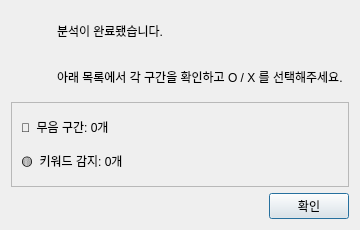
<?xml version="1.0" encoding="UTF-8"?>
<ui version="4.0">
 <class>AlertPopup</class>
 <widget class="QDialog" name="AlertPopup">
  <property name="geometry">
   <rect>
    <x>0</x>
    <y>0</y>
    <width>360</width>
    <height>230</height>
   </rect>
  </property>
  <property name="minimumSize">
   <size>
    <width>360</width>
    <height>200</height>
   </size>
  </property>
  <property name="windowTitle">
   <string>분석 완료</string>
  </property>
  <layout class="QVBoxLayout" name="verticalLayout_main">
   <item>
    <layout class="QHBoxLayout" name="layout_top">
     <item>
      <widget class="QLabel" name="label_icon">
       <property name="minimumSize">
        <size>
         <width>40</width>
         <height>40</height>
        </size>
       </property>
       <property name="maximumSize">
        <size>
         <width>40</width>
         <height>40</height>
        </size>
       </property>
       <property name="text">
        <string/>
       </property>
       <property name="pixmap">
        <pixmap>icons/편집완료 아이콘.png</pixmap>
       </property>
       <property name="scaledContents">
        <bool>true</bool>
       </property>
       <property name="alignment">
        <set>Qt::AlignmentFlag::AlignCenter</set>
       </property>
      </widget>
     </item>
     <item>
      <layout class="QVBoxLayout" name="layout_text">
       <item>
        <widget class="QLabel" name="label_title">
         <property name="text">
          <string>분석이 완료됐습니다.</string>
         </property>
        </widget>
       </item>
       <item>
        <widget class="QLabel" name="label_summary">
         <property name="text">
          <string>아래 목록에서 각 구간을 확인하고 O / X 를 선택해주세요.</string>
         </property>
         <property name="wordWrap">
          <bool>true</bool>
         </property>
        </widget>
       </item>
      </layout>
     </item>
    </layout>
   </item>
   <item>
    <widget class="QFrame" name="frame_details">
     <property name="frameShape">
      <enum>QFrame::Shape::StyledPanel</enum>
     </property>
     <layout class="QVBoxLayout" name="layout_details">
      <item>
       <widget class="QLabel" name="label_silence_count">
        <property name="text">
         <string>🔴  무음 구간: 0개</string>
        </property>
       </widget>
      </item>
      <item>
       <widget class="QLabel" name="label_keyword_count">
        <property name="text">
         <string>🟡  키워드 감지: 0개</string>
        </property>
       </widget>
      </item>
     </layout>
    </widget>
   </item>
   <item>
    <layout class="QHBoxLayout" name="layout_buttons">
     <item>
      <spacer name="horizontalSpacer_buttons">
       <property name="orientation">
        <enum>Qt::Orientation::Horizontal</enum>
       </property>
       <property name="sizeHint" stdset="0">
        <size>
         <width>40</width>
         <height>20</height>
        </size>
       </property>
      </spacer>
     </item>
     <item>
      <widget class="QPushButton" name="btn_confirm">
       <property name="text">
        <string>확인</string>
       </property>
      </widget>
     </item>
    </layout>
   </item>
  </layout>
 </widget>
 <resources/>
 <connections/>
</ui>
